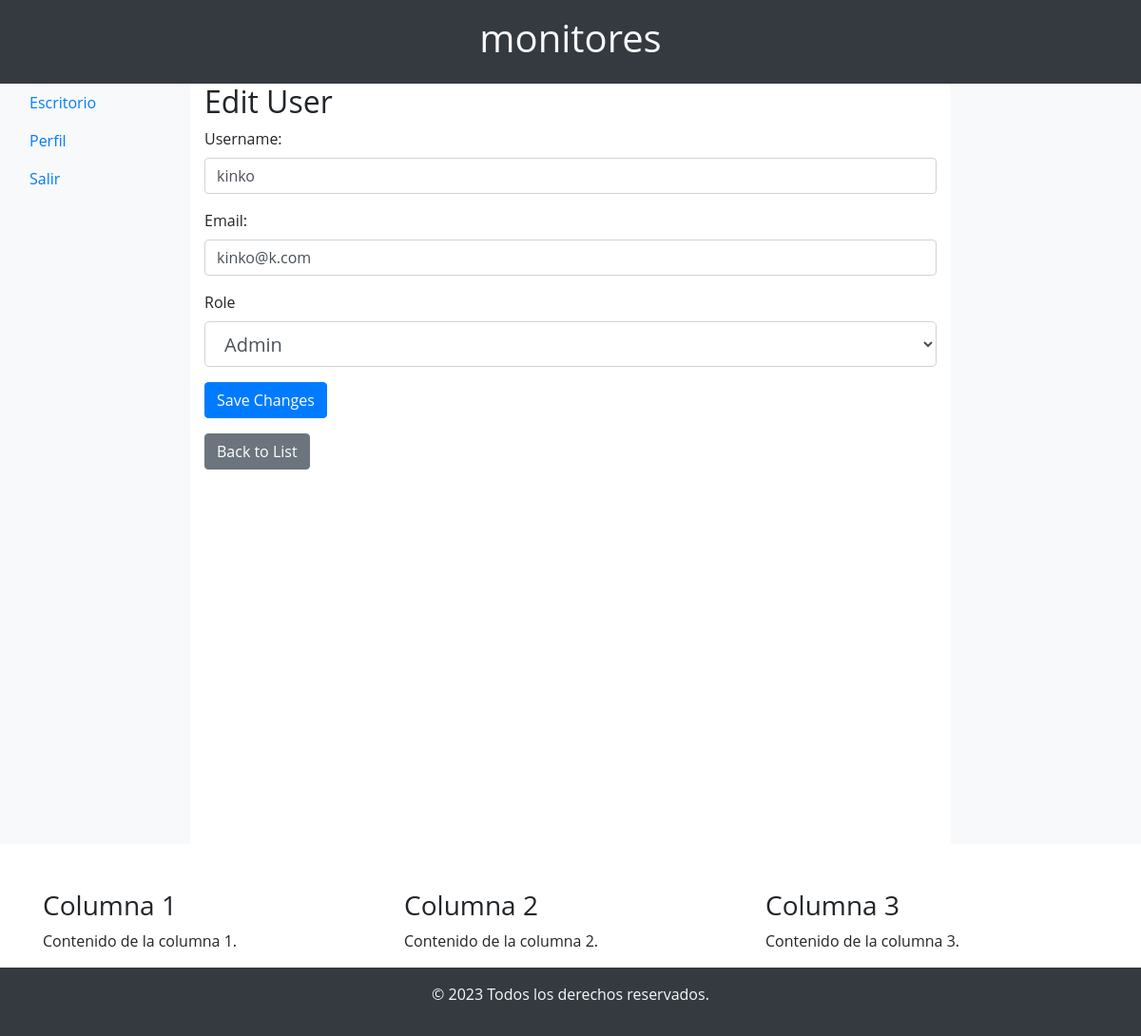
The page /edit_user/3 (signed in) on the database as committed earlier.
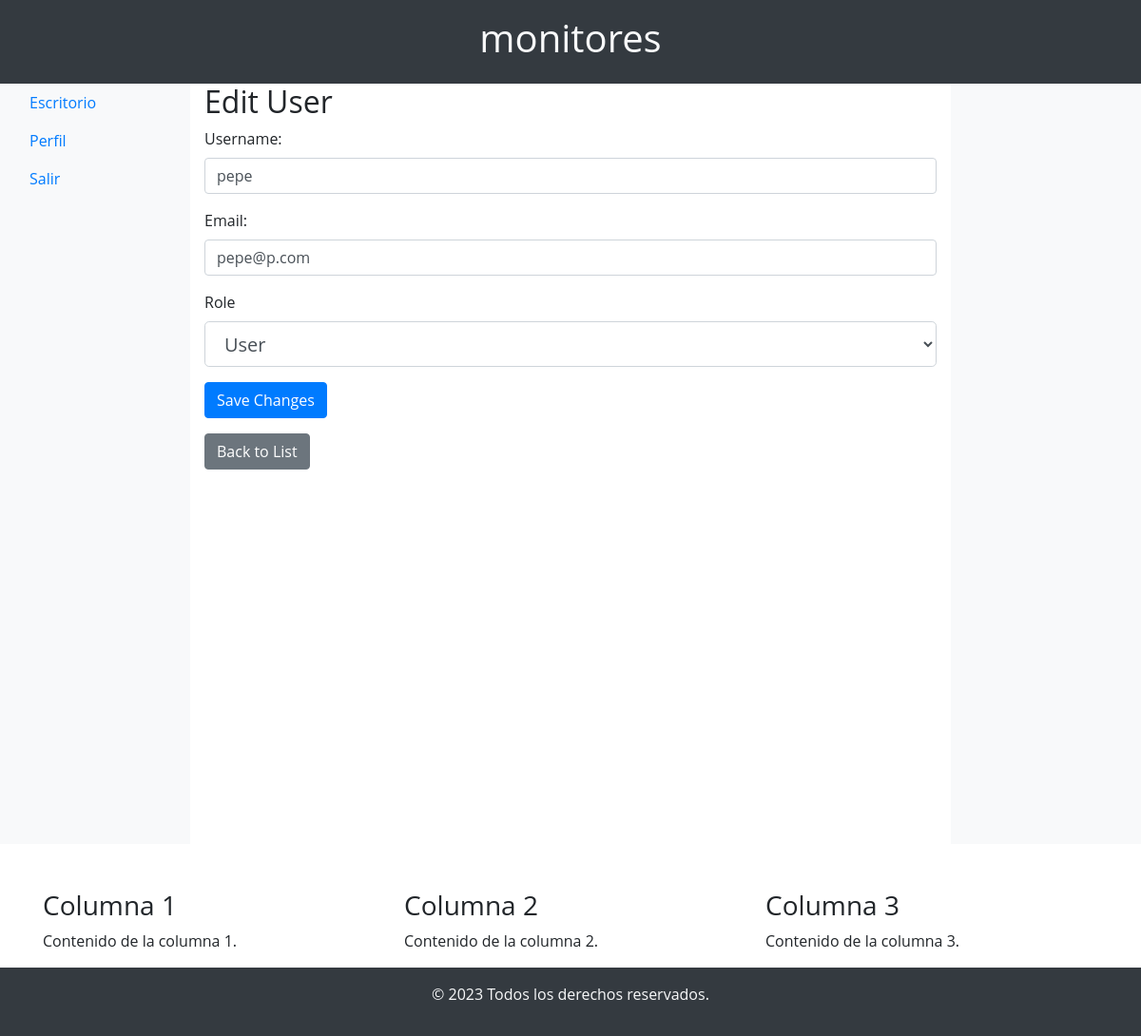
The same page on the database as committed later.
### app/models/user_model.py (models this page shows, shortened)
class User(db.Model, UserMixin):
    id = db.Column(db.Integer, primary_key=True)
    username = db.Column(db.String(50), unique=True, nullable=False)
    email = db.Column(db.String(120), unique=True, nullable=False)
    password = db.Column(db.String(60), nullable=False)
    role = db.Column(db.String(20), default='user')  # Default role is 'user'

### app/controllers/user_controller.py (the view)
@app.route('/edit_user/<int:user_id>', methods=['GET', 'POST'])
@login_required
def edit_user(user_id):
    user = User.query.get_or_404(user_id)
    form = UserProfileForm(obj=user)  # Pre-populate the form with the existing user data
    if form.validate_on_submit():
        form.populate_obj(user)  # Update the user object with the form data
        db.session.commit()
        flash('User updated successfully!', 'success')
        return redirect(url_for('admin'))
    return render_template('user/edit.html', form=form, user=user)

### app/views/user_view.py
class UserProfileForm(FlaskForm):
    username = StringField('Username', validators=[DataRequired()])
    email = StringField('Email', validators=[DataRequired()])
    password = PasswordField('Password', validators=[DataRequired()])
    role = SelectField('Role', choices=[('user', 'User'), ('admin', 'Admin')], default='user')
    submit = SubmitField('Update Profile')

### app/__init__.py (called while the page is built)
@login_manager.user_loader
def load_user(user_id):
    return User.query.get(int(user_id))

### app/templates/user/edit.html (shortened to what this page needs)
{% extends 'base.html' %}
{% block content %}
        <h2>Edit User</h2>
        <form method="POST" action="{{ url_for('edit_user', user_id=user.id) }}">
            <div class="form-group">
                <label for="username">Username:</label>
                {{ form.username(class="form-control", placeholder="Enter username") }}
            </div>
            <div class="form-group">
                <label for="email">Email:</label>
                {{ form.email(class="form-control", placeholder="Enter email") }}
            </div>
            <div class="form-group">
                {{ form.role.label(class="form-control-label") }}
                {{ form.role(class="form-control form-control-lg") }}
              </div>
            <button type="submit" class="btn btn-primary">Save Changes</button>
        </form>
        <a href="{{ url_for('list_users') }}" class="btn btn-secondary mt-3">Back to List</a>
{% endblock %}

Rows that differ between the two databases and show on the page:
changed User: username "kinko" → "pepe"; email "kinko@k.com" → "pepe@p.com"; role "Admin" → "User"
